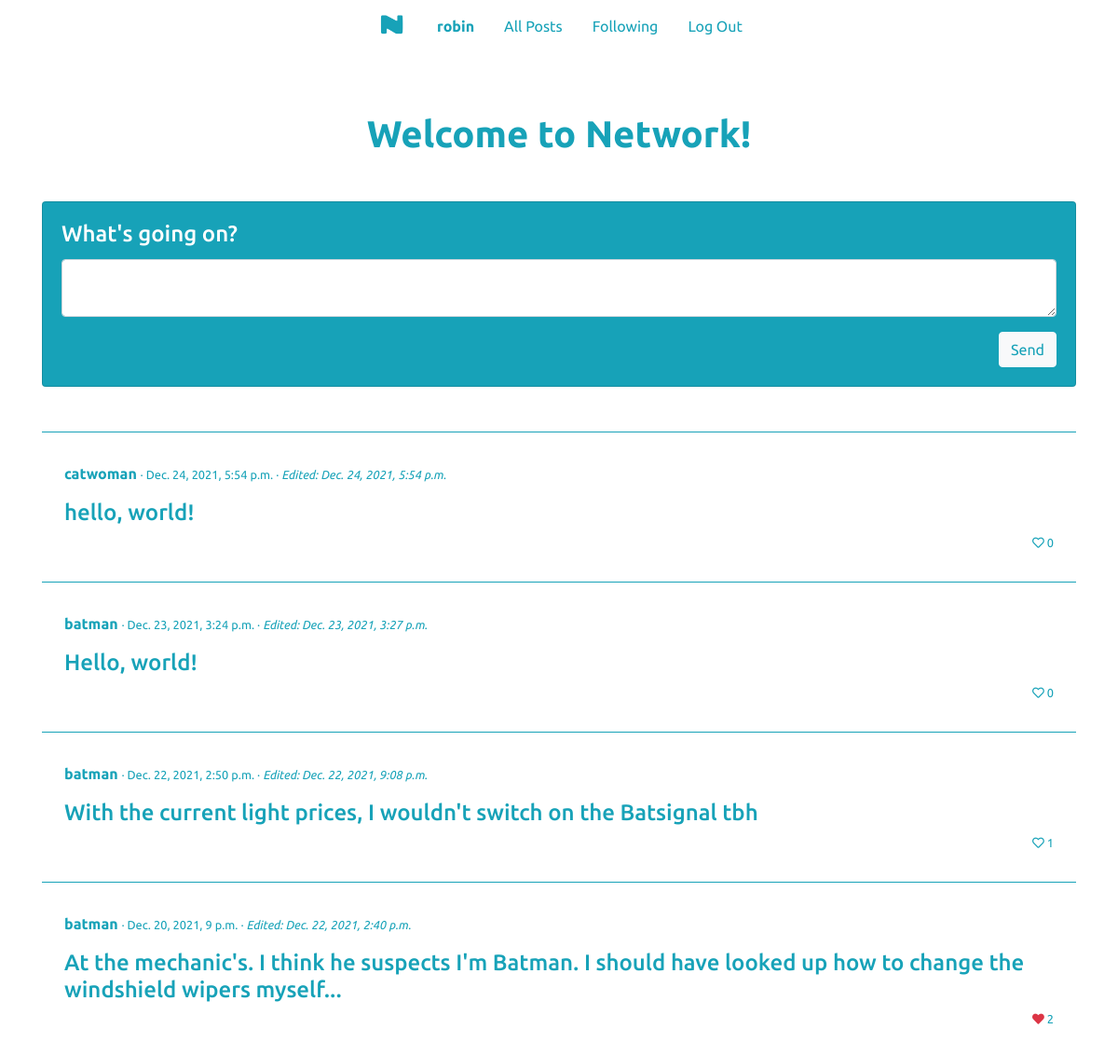
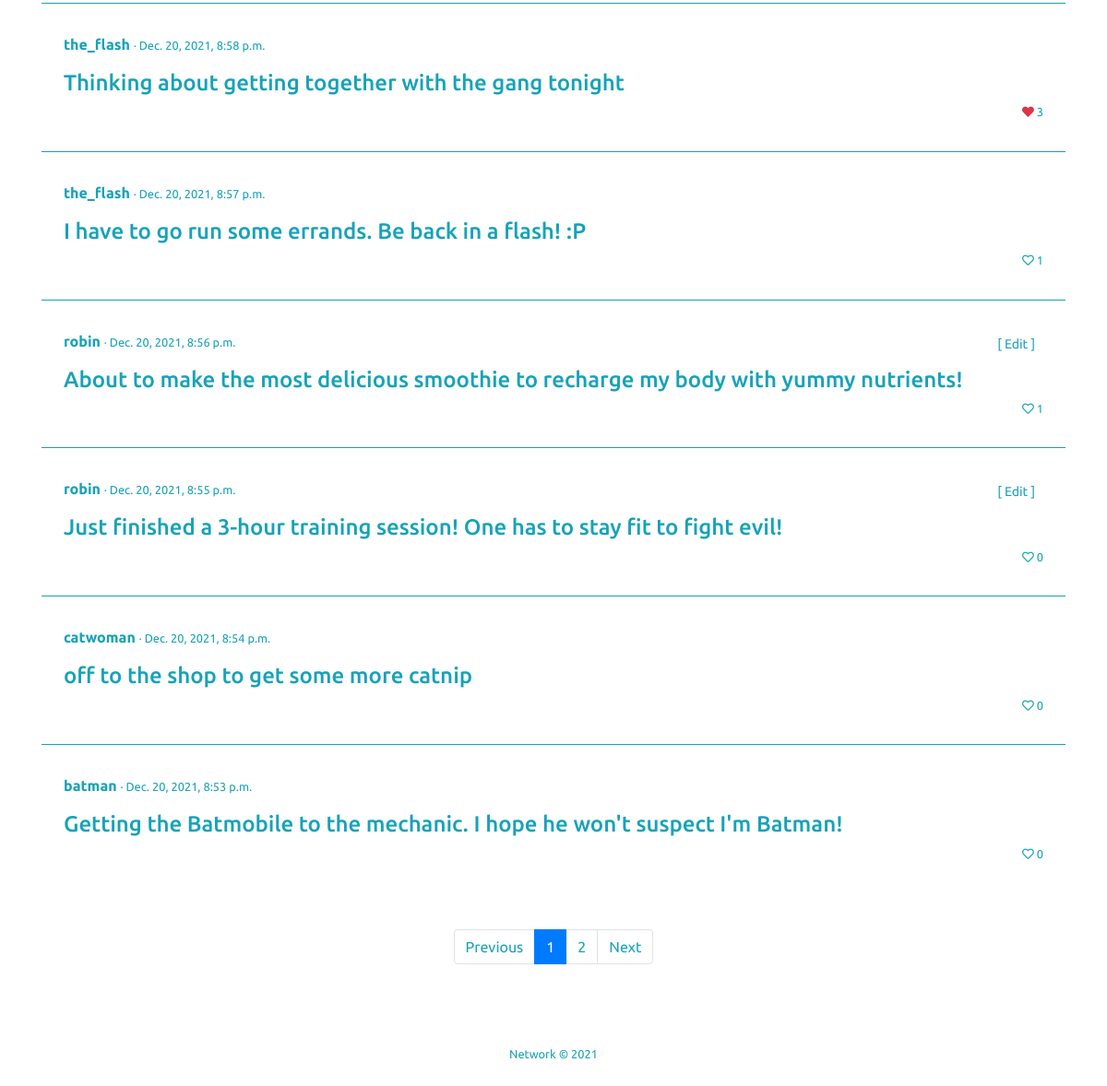
Page /network/allposts (signed in) on the committed database (2 pictures, top to bottom).
### network/models.py (models this page shows, shortened)
class User(AbstractUser):
    pass

class Post(models.Model):
    text = models.TextField(max_length=300)
    author = models.ForeignKey("User", on_delete=models.PROTECT, related_name="post_author")
    timestamp = models.DateTimeField(auto_now_add=True)
    modified = models.DateTimeField(auto_now=True)
    liked = models.ManyToManyField("User", blank=True, related_name="likedby")

### network/views.py (the view)
# urls.py: path("network/allposts", views.allposts, name="allposts"),
def allposts(request):
    userinfo = False
    if request.user.is_authenticated:
        userinfo = User.objects.get(username=request.user)
    postslist = Post.objects.all().order_by("-timestamp")
    paginator = Paginator(postslist, 10) # Show 10 posts per page.
    page = request.GET.get('page', 1)
    try:
        posts = paginator.page(page)
    except PageNotAnInteger:
        posts = paginator.page(1)
    except EmptyPage:
        posts = paginator.page(paginator.num_pages)
    return render(request, "network/allposts.html", {
        "posts": posts,
        "user": userinfo
    })

### network/templates/network/allposts.html (shortened to what this page needs)
{% extends "network/layout.html" %}
{% load static %}
{% block body %}
    <div class="container mt-5 pt-3">
        <h1 class="text-info mb-5 text-center font-weight-bold">Welcome to Network!</h1>
        {% if user.is_authenticated %}
            <div class="card bg-info text-white mb-5">
                <div class="card-body">
                    <h4 class="card-title">What's going on?</h4>
                    <form id="new-message">
                        <textarea class="form-control" id="text"></textarea>
                        <input type="submit" value="Send" class="btn btn-light text-info mt-3 float-right"/>
                    </form>
                </div>
            </div>
        {% endif %}
        {% for post in posts %}
        <div class="border border-info border-bottom-0 border-left-0 border-right-0 text-info mb-2">
            <div class="mt-4 py-2 px-4">
                {% if user.is_authenticated and user == post.author %}
                <button data-postid="{{ post.id }}" class="btn btn-sm btn-link text-info edit float-right">[ Edit ]</button>
                {% endif %}
                <p>
                    <span><a href="{% url 'profile' post.author %}" class="viewprofile text-info font-weight-bold">{{ post.author }}</a></span>
                    {% if post.timestamp == post.modified %}
                        <span class="small"> · {{ post.timestamp }}</span>
                    {% else %}
                        <span class="small"> · {{ post.timestamp }} · <em>Edited: {{ post.modified }}</em></span>
                    {% endif %}
                </p>
                <h4 class="mt4 post-{{post.id }}">{{ post.text }}</h4>
                {% if user.is_authenticated %}
                    {% if user == post.author %}
                        <p class=" small text-right">
                            <i class='far fa-heart heart like-author no-drop'></i> {{ post.liked.all.count }}
                        </p>
                    {% else %}
                        {% if user in post.liked.all %}
                            <p class=" small text-right">
                                <i data-postid="{{ post.id }}" class='fas fa-heart text-danger heart heart-dislike'></i> {{ post.liked.all.count }}
                            </p>
                        {% else %}
                            <p class=" small text-right">
                                <i data-postid="{{ post.id }}" class='far fa-heart heart heart-like'></i> {{ post.liked.all.count }}
                            </p>
                        {% endif %}
                    {% endif %}
                {% else %}
                    <p class=" small text-right">
                        <i class='far fa-heart heart like-nonuser no-drop'></i> {{ post.liked.all.count }}
                    </p>
                {% endif %}
            </div>
        </div>
        {% endfor %}
        {% if posts.has_other_pages %}
        <ul class="pagination justify-content-center mt-5">
            {% if posts.has_previous %}
                <li class="page-item"><a href="?page={{ posts.previous_page_number }}" class="page-link text-info">Previous</a></li>
            {% else %}
                <li class="page-item disabled"><span class="page-link text-info">Previous</span></li>
            {% endif %}
            {% for i in posts.paginator.page_range %}
                {% if posts.number == i %}
                    <li class="page-item active activemine"><span class="page-link">{{ i }}</span></li>
                {% else %}
                    <li class="page-item"><a class="page-link text-info" href="?page={{ i }}">{{ i }}</a></li>
                {% endif %}
            {% endfor %}
            {% if posts.has_next %}
                <li class="page-item"><a href="?page={{ posts.next_page_number }}" class="page-link text-info">Next</a></li>
            {% else %}
                <li class="page-item disabled"><span class="page-link text-info">Next</span></li>
            {% endif %}
        </ul>
        {% endif %}
    </div>
{% endblock %}

### network/templates/network/layout.html (shortened to what this page needs)
{% load static %}
<!DOCTYPE html>
<html lang="en">
    <head>
        <link rel="stylesheet" href="https://stackpath.bootstrapcdn.com/bootstrap/4.4.1/css/bootstrap.min.css">
        <link href="{% static 'network/styles.css' %}" rel="stylesheet">
        <link rel="stylesheet" href="https://use.fontawesome.com/releases/v5.7.0/css/all.css">
    </head>
    <body class="d-flex flex-column min-vh-100">
        <nav class="navbar navbar-expand-lg bg-white justify-content-center">
            <div>
              <ul class="navbar-nav mr-auto">
                <li class="nav-item"><a class="nav-link text-info" href="{% url 'index' %}"><img src="{% static 'network/logo-nobg-xs.png' %}" class="logonav"></a></li>
                {% if user.is_authenticated %}
                    <li class="nav-item">
                        <a class="nav-link text-info px-3" href="{% url 'profile' user.username %}"><strong>{{ user.username }}</strong></a>
                    </li>
                {% endif %}
                <li class="nav-item">
                    <a class="nav-link text-info px-3" href="{% url 'allposts' %}">All Posts</a>
                </li>
                {% if user.is_authenticated %}
                    <li class="nav-item">
                        <a class="nav-link text-info px-3" href="{% url 'following' %}">Following</a>
                    </li>
                    <li class="nav-item">
                        <a class="nav-link text-info px-3" href="{% url 'logout' %}">Log Out</a>
                    </li>
                {% endif %}
              </ul>
            </div>
        </nav>
        <div class="body mb-5">
            {% block body %}
            {% endblock %}
        </div>
        <footer class="text-info text-center small mt-auto pt-4">Network &#169; 2021</footer>
    </body>
</html>

### network/static/network/styles.css (style rules this page uses)
:root { --blueinfo: #17a2b8; --blueinfohover: #138496; }
body { font-family: 'Ubuntu', sans-serif; }
textarea { color: var(--blueinfo) !important; }
footer { height: 100px; color: rgba(255,255,255,.5); }
.logonav { display: block; margin-left: auto; margin-right: auto; width: 50%; }
.activemine { background-color: var(--blueinfo) !important; color: white !important; }

### rows in the picture
User: username "robin"
Post: author "catwoman", timestamp "Dec. 24, 2021, 5:54 p.m.", modified "Dec. 24, 2021, 5:54 p.m.", text "hello, world!", liked.all.count "0"
Post: author "batman", timestamp "Dec. 23, 2021, 3:24 p.m.", modified "Dec. 23, 2021, 3:27 p.m.", text "Hello, world!", liked.all.count "0"
Post: author "batman", timestamp "Dec. 22, 2021, 2:50 p.m.", modified "Dec. 22, 2021, 9:08 p.m.", text "With the current light prices, I wouldn't switch on the Batsignal tbh", liked.all.count "1"
Post: author "batman", timestamp "Dec. 20, 2021, 9 p.m.", modified "Dec. 22, 2021, 2:40 p.m.", text "At the mechanic's. I think he suspects I'm Batman. I should have looked up how to change the windshield wipers myself...", liked.all.count "2"
Post: author "the_flash", timestamp "Dec. 20, 2021, 8:58 p.m.", text "Thinking about getting together with the gang tonight", liked.all.count "3"
Post: author "the_flash", timestamp "Dec. 20, 2021, 8:57 p.m.", text "I have to go run some errands. Be back in a flash! :P", liked.all.count "1"
Post: author "robin", timestamp "Dec. 20, 2021, 8:56 p.m.", text "About to make the most delicious smoothie to recharge my body with yummy nutrients!", liked.all.count "1"
Post: author "robin", timestamp "Dec. 20, 2021, 8:55 p.m.", text "Just finished a 3-hour training session! One has to stay fit to fight evil!", liked.all.count "0"
Post: author "catwoman", timestamp "Dec. 20, 2021, 8:54 p.m.", text "off to the shop to get some more catnip", liked.all.count "0"
Post: author "batman", timestamp "Dec. 20, 2021, 8:53 p.m.", text "Getting the Batmobile to the mechanic. I hope he won't suspect I'm Batman!", liked.all.count "0"

### other values in the picture
{{ i }} "1"
{{ i }} "2"
